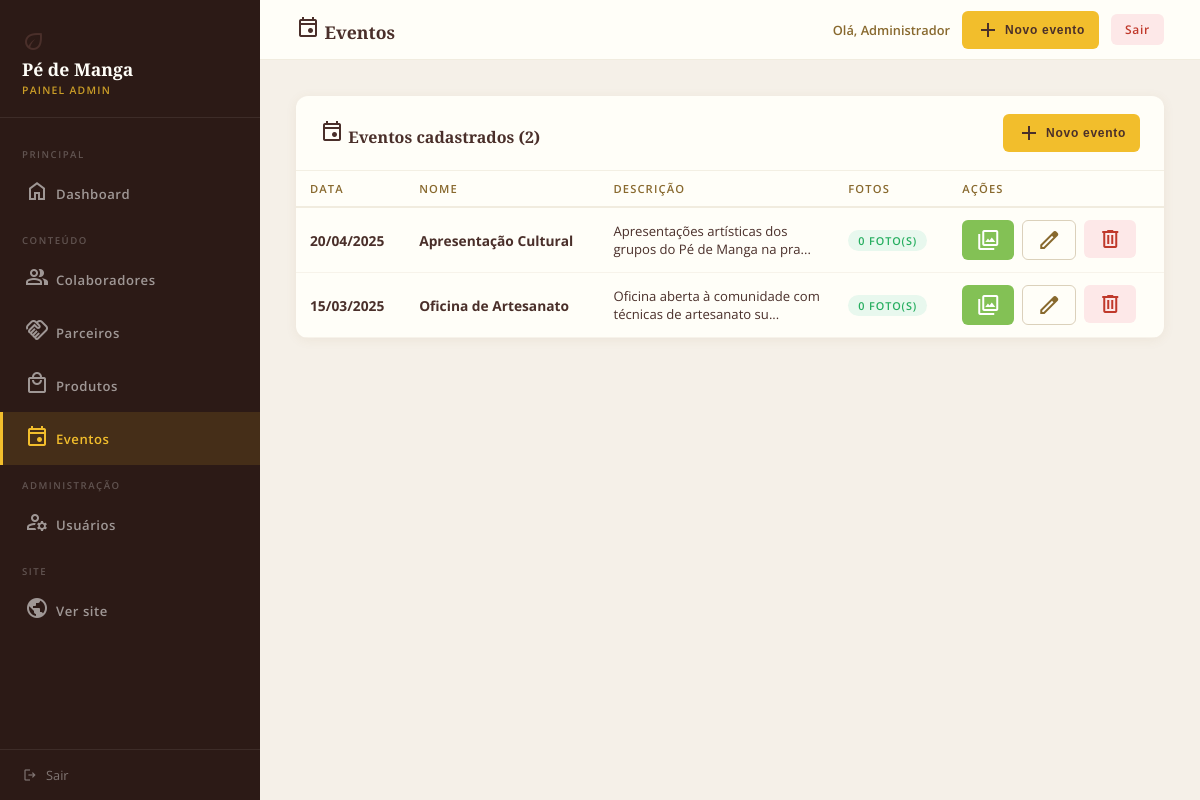
Page /admin/eventos.php (signed in) on the earlier database version.
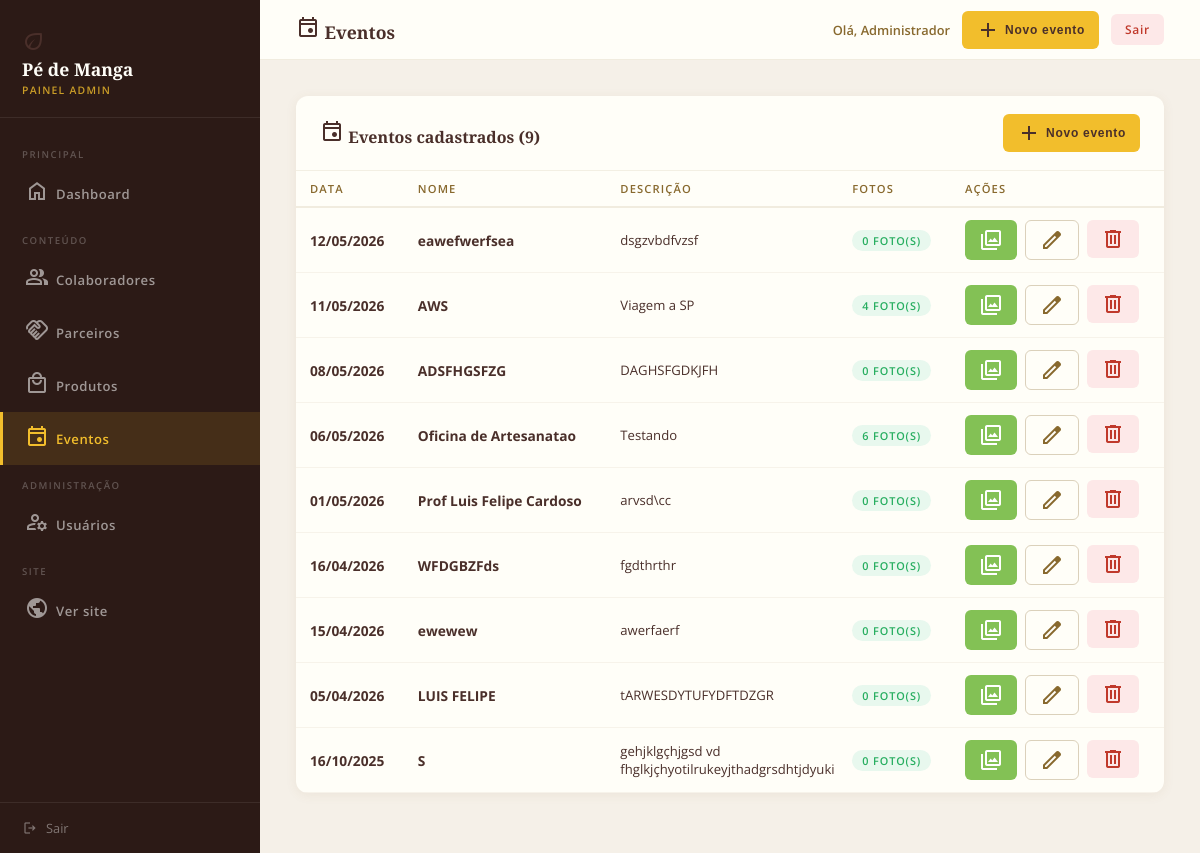
Same page on the later database version.
### tables this page shows
CREATE TABLE `eventos` (
  `id` int(10) UNSIGNED NOT NULL,
  `nome` varchar(255) NOT NULL,
  `descricao` text DEFAULT NULL,
  `data_evento` date NOT NULL,
  `criado_em` timestamp NOT NULL DEFAULT current_timestamp()
);

### admin/eventos.php (the view, shortened to what the changed rows need)
<?php
$db       = get_db();
$eventos = $db->query(
    'SELECT e.*, COUNT(f.id) AS total_fotos
     FROM eventos e
     LEFT JOIN evento_fotos f ON f.evento_id = e.id
     GROUP BY e.id ORDER BY e.data_evento DESC'
)->fetchAll(PDO::FETCH_ASSOC);
$ev_id    = isset($_GET['id']) ? (int)$_GET['id'] : 0;
$ev_sel   = null;
$ev_fotos = [];
?>
<!DOCTYPE html>
<html lang="pt-BR">
<head>
  <link rel="stylesheet" href="../assets/css/admin.css">
</head>
<body>
  <div class="admin-layout">
    <?php require '_sidebar.php'; ?>
    <div class="admin-main">
      <div class="admin-content">
        <?php if ($ev_sel): ?>
        <div class="admin-card">
          <div class="admin-card-header">
            <h4><span class="material-symbols-outlined">photo_library</span>
              <?= htmlspecialchars($ev_sel['nome']) ?> —
              <?= date('d/m/Y', strtotime($ev_sel['data_evento'])) ?>
            </h4>
            <button class="btn-adm btn-adm-primary" onclick="abrirModal('modalUpload')">
              <span class="material-symbols-outlined">add_photo_alternate</span> Adicionar fotos
            </button>
          </div>
          <div class="admin-card-body">
            <?php if (empty($ev_fotos)): ?>
              <p style="text-align:center;padding:40px;color:var(--marrom);opacity:.6;">Nenhuma foto neste evento ainda.</p>
            <?php else: ?>
              <div class="galeria-adm-grid">
                <?php foreach ($ev_fotos as $foto): ?>
                  <div class="gal-thumb">
                    <img src="../data/uploads/<?= htmlspecialchars($foto['arquivo']) ?>"
                         alt="<?= htmlspecialchars($foto['descricao'] ?? '') ?>">
                    <div class="gal-overlay">
                      <form method="POST" onsubmit="return confirm('Remover esta foto?')" style="display:contents;">
                        <input type="hidden" name="acao" value="excluir_foto">
                        <input type="hidden" name="foto_id" value="<?= $foto['id'] ?>">
                        <input type="hidden" name="evento_id" value="<?= $ev_id ?>">
                        <button type="submit" title="Remover">
                          <span class="material-symbols-outlined">delete</span>
                        </button>
                      </form>
                    </div>
                    <?php if (!empty($foto['descricao'])): ?>
                      <div style="position:absolute;bottom:0;left:0;right:0;background:rgba(0,0,0,.55);color:#fff;font-size:.65rem;padding:4px 6px;overflow:hidden;white-space:nowrap;text-overflow:ellipsis;">
                        <?= htmlspecialchars($foto['descricao']) ?>
                      </div>
                    <?php endif; ?>
                  </div>
                <?php endforeach; ?>
              </div>
            <?php endif; ?>
          </div>
        </div>
        <div class="modal-overlay" id="modalUpload">
          <div class="modal-box" style="max-width:560px;">
            <button class="modal-close" onclick="fecharModal('modalUpload')">&times;</button>
            <h3>Adicionar Fotos</h3>
            <p class="modal-sub">Envie uma ou várias fotos para <strong><?= htmlspecialchars($ev_sel['nome']) ?></strong></p>
            <form method="POST" enctype="multipart/form-data">
              <input type="hidden" name="acao" value="upload_fotos">
              <input type="hidden" name="evento_id" value="<?= $ev_id ?>">
              <div class="form-group">
                <label>Legenda (opcional — aplica-se a todas as fotos)</label>
                <input type="text" name="descricao" placeholder="Ex: Apresentação na praça">
              </div>
              <div class="form-group">
                <label>Imagens *</label>
                <div class="upload-area" onclick="document.getElementById('fotosInput').click()">
                  <div class="ua-icon"><span class="material-symbols-outlined mi-xl">upload</span></div>
                  <p>Clique ou arraste as imagens aqui</p>
                  <small>JPG, PNG, WEBP – máx. 5 MB por arquivo</small>
                </div>
                <input type="file" id="fotosInput" name="fotos[]" multiple accept="image/*" style="display:none"
                       onchange="previewImagens(this)">
                <div class="upload-preview" id="uploadPreview"></div>
              </div>
              <div class="form-actions">
                <button type="button" class="btn-adm btn-adm-outline" onclick="fecharModal('modalUpload')">Cancelar</button>
                <button type="submit" class="btn-adm btn-adm-primary">Enviar fotos</button>
              </div>
            </form>
          </div>
        </div>
        <?php else: ?>
        <div class="admin-card">
          <div class="admin-card-header">
            <h4><span class="material-symbols-outlined">event</span> Eventos cadastrados (<?= count($eventos) ?>)</h4>
            <button class="btn-adm btn-adm-primary" onclick="abrirModal('modalCriar')">
              <span class="material-symbols-outlined">add</span> Novo evento
            </button>
          </div>
          <div class="admin-card-body" style="padding:0;">
            <?php if (empty($eventos)): ?>
              <p style="text-align:center;padding:40px;color:var(--marrom);opacity:.6;">Nenhum evento cadastrado ainda.</p>
            <?php else: ?>
              <table>
                <thead>
                  <tr>
                    <th>Data</th>
                    <th>Nome</th>
                    <th class="th-hide-mobile">Descrição</th>
                    <th>Fotos</th>
                    <th>Ações</th>
                  </tr>
                </thead>
                <tbody>
                  <?php foreach ($eventos as $ev): ?>
                    <tr>
                      <td style="white-space:nowrap;">
                        <strong><?= date('d/m/Y', strtotime($ev['data_evento'])) ?></strong>
                      </td>
                      <td><strong><?= htmlspecialchars($ev['nome']) ?></strong></td>
                      <td class="td-hide-mobile" style="max-width:220px;font-size:.82rem;"><?= htmlspecialchars(mb_strimwidth($ev['descricao'] ?? '', 0, 60, '...')) ?></td>
                      <td>
                        <span class="badge badge-verde"><?= $ev['total_fotos'] ?> foto(s)</span>
                      </td>
                      <td>
                        <div class="td-actions">
                          <a href="eventos.php?id=<?= $ev['id'] ?>" class="btn-adm btn-adm-verde" title="Gerenciar fotos">
                            <span class="material-symbols-outlined">photo_library</span>
                          </a>
                          <button class="btn-adm btn-adm-outline"
                            onclick="abrirEdicao(<?= htmlspecialchars(json_encode($ev)) ?>)"
                            title="Editar"><span class="material-symbols-outlined">edit</span></button>
                          <form method="POST" style="display:inline;"
                            onsubmit="return confirm('Excluir o evento «<?= htmlspecialchars(addslashes($ev['nome'])) ?>» e todas as suas fotos?')">
                            <button type="submit" class="btn-adm btn-adm-danger" title="Excluir">
                              <span class="material-symbols-outlined">delete</span>
                            </button>
                          </form>
                        </div>
                      </td>
                    </tr>
                  <?php endforeach; ?>
                </tbody>
              </table>
            <?php endif; ?>
          </div>
        </div>
        <?php endif; ?>
      </div>
    </div>
  </div>
</body>
</html>

Differences in the rows shown:
removed eventos: data_evento "20/04/2025", nome "Apresentação Cultural", descricao "Apresentações artísticas dos grupos do Pé de Manga na pra...", total_fotos "0"
removed eventos: data_evento "15/03/2025", nome "Oficina de Artesanato", descricao "Oficina aberta à comunidade com técnicas de artesanato su...", total_fotos "0"
added eventos: data_evento "12/05/2026", nome "eawefwerfsea", descricao "dsgzvbdfvzsf", total_fotos "0"
added eventos: data_evento "11/05/2026", nome "AWS", descricao "Viagem a SP", total_fotos "4"
added eventos: data_evento "08/05/2026", nome "ADSFHGSFZG", descricao "DAGHSFGDKJFH", total_fotos "0"
added eventos: data_evento "06/05/2026", nome "Oficina de Artesanatao", descricao "Testando", total_fotos "6"
added eventos: data_evento "01/05/2026", nome "Prof Luis Felipe Cardoso", descricao "arvsd\\cc", total_fotos "0"
added eventos: data_evento "16/04/2026", nome "WFDGBZFds", descricao "fgdthrthr", total_fotos "0"
added eventos: data_evento "15/04/2026", nome "ewewew", descricao "awerfaerf", total_fotos "0"
added eventos: data_evento "05/04/2026", nome "LUIS FELIPE", descricao "tARWESDYTUFYDFTDZGR", total_fotos "0"
added eventos: data_evento "16/10/2025", nome "S", descricao "gehjklgçhjgsd vd fhglkjçhyotilrukeyjthadgrsdhtjdyuki", total_fotos "0"
Other differences:
count($eventos): "2" → "9"
